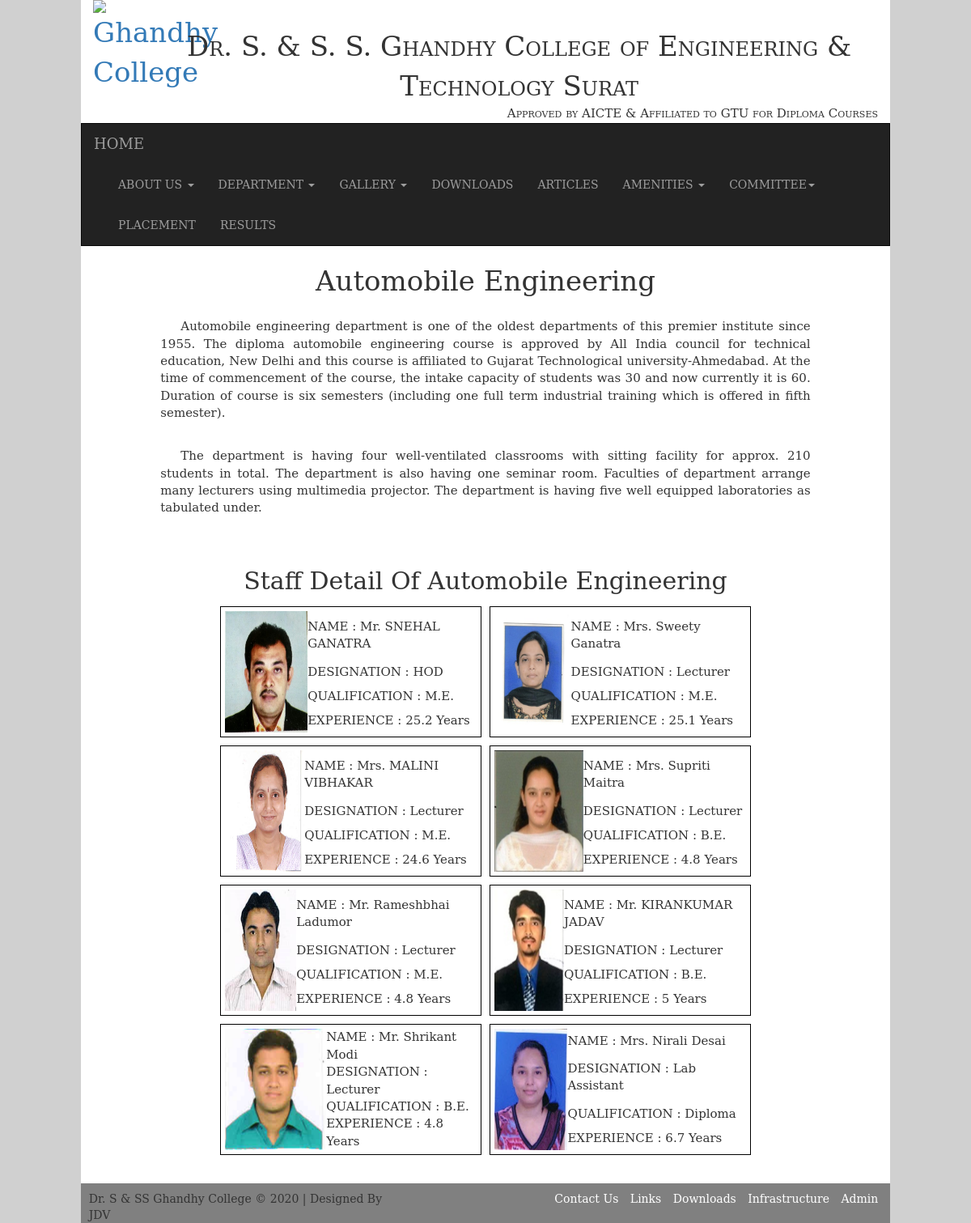
The page /department.php?departmentid=2 on the database its author committed.
### tables this page shows
CREATE TABLE IF NOT EXISTS `clg_department` (
  `id` int(11) NOT NULL,
  `branch_code` int(11) NOT NULL,
  `branch_name` varchar(100) NOT NULL,
  `info1` varchar(10000) NOT NULL,
  `info2` varchar(10000) NOT NULL,
  `info3` varchar(10000) NOT NULL
);

CREATE TABLE IF NOT EXISTS `clg_faculty` (
  `id` int(11) NOT NULL,
  `fname` varchar(50) NOT NULL,
  `mname` varchar(50) NOT NULL,
  `lname` varchar(50) NOT NULL,
  `email` varchar(100) NOT NULL,
  `branch_code` int(2) NOT NULL,
  `post` varchar(15) NOT NULL,
  `qualification` varchar(25) NOT NULL,
  `contact` varchar(10) NOT NULL,
  `ocontact` varchar(10) NOT NULL,
  `gender` varchar(10) NOT NULL,
  `profile_img` varchar(2000) NOT NULL,
  `birthdate` date NOT NULL,
  `start_date` date NOT NULL
);

### department.php (the view, shortened to what this page needs)
<?php
	$id=$_REQUEST['departmentid'];
	$display1=mysql_query("select * from clg_department where branch_code='$id'");
	$display=mysql_fetch_array($display1);
?>
<!doctype html>
<html>
<head>
<link rel="stylesheet" href="bootstrap/css/bootstrap.min.css">
<link href="bootstrap/css/style.css" rel="stylesheet">
</head>
<body>
    <div class="container-fluid">
		<div class="row">
            <div class="col-md-10" style="background:white;">
            <header>
                <?php require_once('header.php'); ?>
            </header>
            <section>
                <article class="text-md">
                	<div class="text-lg text-center text-capitalize">
                    	<?php echo $display[2]; ?>
                    </div>
                    <div class="row">
                    	<div class="col-md-10 col-md-offset-1 text-justify">
                        <?php
							echo "<br><p style='text-indent:25px;'>".$display[3]."</p>";
							echo "<br><p style='text-indent:25px;'>".$display[4]."</p>";
							echo "<br><p style='text-indent:25px;'>".$display[5]."</p>";
						?>
                        </div>
                    </div>
                    <div class="row">
                    	<div class="col-md-10 col-md-offset-1 text-justify">
                        </div>
                    </div>
				<div class="row">
                <center><h2 class="text-capitalize">Staff Detail Of <?php echo $display[2];?></h2></center>
                <div class="col-md-offset-2 col-md-8">
                	<div class="row text-capitalize">
				<?php
					$fetchdata1=mysql_query("select * from clg_faculty where branch_code='$id' && post='HOD'");
					while($fetchdata=mysql_fetch_array($fetchdata1))
					{
				?>
                        <div class="col-md-6 " style="padding:5px;">
							<div style="border:1px solid black;padding:5px;">
                            <table>
                            	<tr>
                                	<td rowspan="5" style="vertical-align:middle"><img src="profile_img/<?php echo $fetchdata[11];?>" alt="<?php echo $fetchdata[10]." ".$fetchdata[1]." ".$fetchdata[3];;?>" style="height:150px;" class="img-responsive"></td>
                                    <td>NAME : <?php echo $fetchdata[10]." ".$fetchdata[1]." ".$fetchdata[3];;?></td>
                                </tr>
                                <tr>
                                	<td>DESIGNATION : <?php echo $fetchdata[6];?></td>
                                </tr>
                                <tr>
                                	<td>QUALIFICATION : <?php echo $fetchdata[7];?></td>
                                </tr>
                                <tr>
                                	<td>EXPERIENCE : <?php $date1=mysql_query("select DATEDIFF((select CURDATE()),'$fetchdata[13]')");
												$date=mysql_fetch_array($date1);
												echo round($date[0]/365,1)." Years";
												?>
												</td>
                                </tr>
                            </table>
                            </div>
                        </div>
                <?php
					}
					 ?>
                <?php
					$fetchdata1=mysql_query("select * from clg_faculty where branch_code='$id' && post='Lecturer'");
					while($fetchdata=mysql_fetch_array($fetchdata1))
					{
				?>
                        <div class="col-md-6" style="padding:5px;">
							<div style="border:1px solid black;padding:5px;">
                            <table>
                            	<tr>
                                	<td rowspan="5" style="vertical-align:middle"><img src="profile_img/<?php echo $fetchdata[11];?>" alt="<?php echo $fetchdata[10]." ".$fetchdata[1]." ".$fetchdata[3];;?>" style="height:150px;" class="img-responsive"></td>
                                    <td>NAME : <?php echo $fetchdata[10]." ".$fetchdata[1]." ".$fetchdata[3];;?></td>
                                </tr>
                                <tr>
                                	<td>DESIGNATION : <?php echo $fetchdata[6];?></td>
                                </tr>
                                <tr>
                                	<td>QUALIFICATION : <?php echo $fetchdata[7];?></td>
                                </tr>
                                <tr>
                                	<td>EXPERIENCE : <?php $date1=mysql_query("select DATEDIFF((select CURDATE()),'$fetchdata[13]')");
												$date=mysql_fetch_array($date1);
												echo round($date[0]/365,1)." Years";
												?>
												</td>
                                </tr>
                            </table>
                            </div>
                        </div>
                <?php
					}
					 ?>
                <?php
					$fetchdata1=mysql_query("select * from clg_faculty where branch_code='$id' && post='Lab Assistant'");
					while($fetchdata=mysql_fetch_array($fetchdata1))
					{
				?>
                        <div class="col-md-6" style="padding:5px;">
							<div style="border:1px solid black;padding:5px;">
                            <table>
                            	<tr>
                                	<td rowspan="5" style="vertical-align:middle"><img src="profile_img/<?php echo $fetchdata[11];?>" alt="<?php echo $fetchdata[10]." ".$fetchdata[1]." ".$fetchdata[3];;?>" style="height:150px;" class="img-responsive"></td>
                                    <td>NAME : <?php echo $fetchdata[10]." ".$fetchdata[1]." ".$fetchdata[3];;?></td>
                                </tr>
                                <tr>
                                	<td>DESIGNATION : <?php echo $fetchdata[6];?></td>
                                </tr>
                                <tr>
                                	<td>QUALIFICATION : <?php echo $fetchdata[7];?></td>
                                </tr>
                                <tr>
                                	<td>EXPERIENCE : <?php $date1=mysql_query("select DATEDIFF((select CURDATE()),'$fetchdata[13]')");
												$date=mysql_fetch_array($date1);
												echo round($date[0]/365,1)." Years";
												?>
												</td>
                                </tr>
                            </table>
                            </div>
                        </div>
                <?php
					}
					 ?>
                    </div>
                </div>
                </div>
                    </article>
            </section>
              <footer>
                    <?php require_once('footer.php'); ?>
               </footer>
               </div>
	</div>
    </div>
</body>
</html>

### header.php (shortened to what this page needs)
    	<div class="row text-lg"  id="header_height">
           <div class="col-md-1 col-xs-1 col-sm-1">
               <a href="index.php"><img src="images/SS GANDHI COLLEGE [137127].png" alt="Ghandhy College" class="logo"></a>
           </div>
           <div class="col-md-11 col-xs-11 col-sm-11" id="header_title" >
           	<div><center>Dr. S. & S. S. Ghandhy College of Engineering & Technology Surat</center></div>
               <div style="float:right;" class="text-md" >Approved by AICTE & Affiliated to GTU for Diploma Courses	</div>
           </div>
       </div>
           <nav class="navbar navbar-inverse" style="margin: 0 -15px 0 -15px; border-radius:0px;">
             <div class="container-fluid">
               <div class="navbar-header">
<a class="navbar-brand" href="index.php">HOME</a>
               </div>
                   <div class="collapse navbar-collapse" id="myNavbar">
                       <ul class="nav navbar-nav">
                        <li class="dropdown">
                               <a class="dropdown-toggle" data-toggle="dropdown" href="#">ABOUT US
                               <span class="caret"></span></a>
                         </li>
                          <li class="dropdown">
                               <a class="dropdown-toggle" data-toggle="dropdown" href="#">DEPARTMENT
                               <span class="caret"></span></a>
                         </li>
                         <li class="dropdown">
                               <a class="dropdown-toggle" data-toggle="dropdown" href="#">GALLERY
                               <span class="caret"></span></a>
                         </li>
                         <li><a href="download.php">DOWNLOADS</a></li>
                         <li><a href="article.php">ARTICLES</a></li>
                           <li class="dropdown">
                               <a class="dropdown-toggle" data-toggle="dropdown" href="#">AMENITIES
                               <span class="caret"></span></a>
                              </li>
                         <li class="dropdown">
                               <a class="dropdown-toggle" data-toggle="dropdown" href="#">COMMITTEE<span class="caret"></span></a>
                         </li>
                         <li><a href="placement.php">PLACEMENT</a></li>
                         <li><a href="http://www.gtu.ac.in/result.aspx">RESULTS</a></li>
                       </ul>
</div>
             </div>
           </nav>

### footer.php
<div class="row text-sm" style="word-break:keep-all;" >
	<div class="col-md-5 col-sm-5 col-xs-5" >
        Dr. S & SS Ghandhy College &copy;
		<?php
			 $s=getdate();
			 echo $s['year'];
		?> | Designed By JDV
    </div>
    <div class="col-md-7 col-sm-7 col-xs-7">
    	<ul class="list-unstyled list-inline">
        	<li><a role="button" href="contactus.php">Contact Us</a></li>
            <li><a role="button" href="usefulllink.php">Links</a></li>
            <li><a role="button" href="download.php">Downloads</a></li>
            <li><a role="button" href="infrastructure.php">Infrastructure</a></li>
            <?php
				if(isset($_SESSION['user']))
				{
			?>
            <li><a role="button" href="logout.php">Log out</a></li>
            <li><a role="button" href="adminhome.php" >Admin Panel</a></li>
            <?php
				}
				else
				{
			?>
            <li><a role="button" onClick="adminlogin('open');">Admin</a></li>
            <?php
				}
			?>
        </ul>
    </div>
</div>

### rows shown on the page
clg_department: branch_name "Automobile Engineering", info1 "Automobile engineering department is one of the oldest departments of this premier institute since 1955. The diploma automobile engineering course is approved by All India council for technical education, New Delhi and this course is affiliated to Gujarat Technological university-Ahmedabad. At the time of commencement of the course, the intake capacity of students was 30 and now currently it is 60. Duration of course is six semesters (including one full term industrial training which is offered in fifth semester).", info2 "The department is having four well-ventilated classrooms with sitting facility for approx. 210 students in total. The department is also having one seminar room. Faculties of department arrange many lecturers using multimedia projector. The department is having five well equipped laboratories as tabulated under."
clg_faculty: profile_img (picture), gender "Mr.", fname "SNEHAL", lname "GANATRA", post "HOD", qualification "M.E.", date "25.2"
clg_faculty: profile_img (picture), gender "Mrs.", fname "Sweety", lname "Ganatra", post "Lecturer", qualification "M.E.", date "25.1"
clg_faculty: profile_img (picture), gender "Mrs.", fname "MALINI", lname "VIBHAKAR", post "Lecturer", qualification "M.E.", date "24.6"
clg_faculty: profile_img (picture), gender "Mrs.", fname "Supriti", lname "Maitra", post "Lecturer", qualification "B.E.", date "4.8"
clg_faculty: profile_img (picture), gender "Mr.", fname "Rameshbhai", lname "Ladumor", post "Lecturer", qualification "M.E.", date "4.8"
clg_faculty: profile_img (picture), gender "Mr.", fname "KIRANKUMAR", lname "JADAV", post "Lecturer", qualification "B.E.", date "5"
clg_faculty: profile_img (picture), gender "Mr.", fname "Shrikant", lname "Modi", post "Lecturer", qualification "B.E.", date "4.8"
clg_faculty: profile_img (picture), gender "Mrs.", fname "Nirali", lname "Desai", post "Lab Assistant", qualification "Diploma", date "6.7"

### other values the page prints
$s['year'] "2020"
